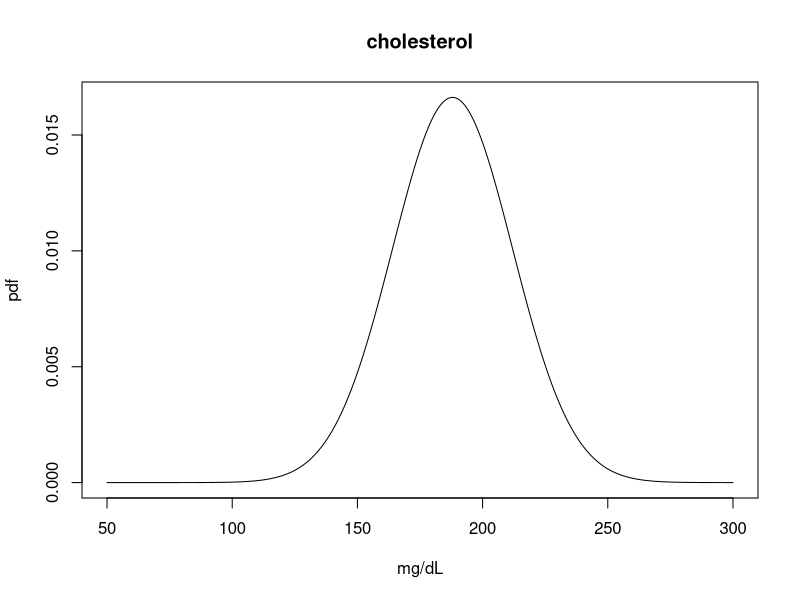

Source code (R):
# (1) Basketball free throws
dbinom(7, 10, 0.8) #(a)
sum(dbinom(8:10, 10, 0.85)) #(b)
sum((dbinom(0:10,10,0.8))*(dbinom(0:10,10,0.85))) #(c)

# (2) Train
(60+0)/2 #Erwartungswert 
sqrt((60-0)^2/12) #Standart Abweichung

#P(57 <= X <= 60)
3/60

# (3) Hurricane Insurance
#(a)
dpois(0, 27/21) #(1)
dpois(1, 27/21) #(2)
1-sum(dpois(0:2, 27/21)) #(3)
#(b)
qpois(0.995, 27/21) 
(30000-32000)/2500

8849-2119

#(7)
x = seq(50,300, 0.1)
plot(x, dnorm(x, 188, 24), type = 'l', main = "cholesterol", xlab = "mg/dL", ylab = "pdf")
#(b)
pnorm(200, 188, 24, lower.tail = FALSE)
1-pnorm(200, 188, 24)

pnorm(170, 188, 24) - pnorm(150, 188, 24)

(0.675*24+188) - (-0.675*24+188)
qnorm(0.75, 188, 24) - qnorm(0.25, 188, 24) #(d)

qnorm(0.85, 188, 24 )
qnorm(0.15, 188, 24, lower.tail = FALSE)

